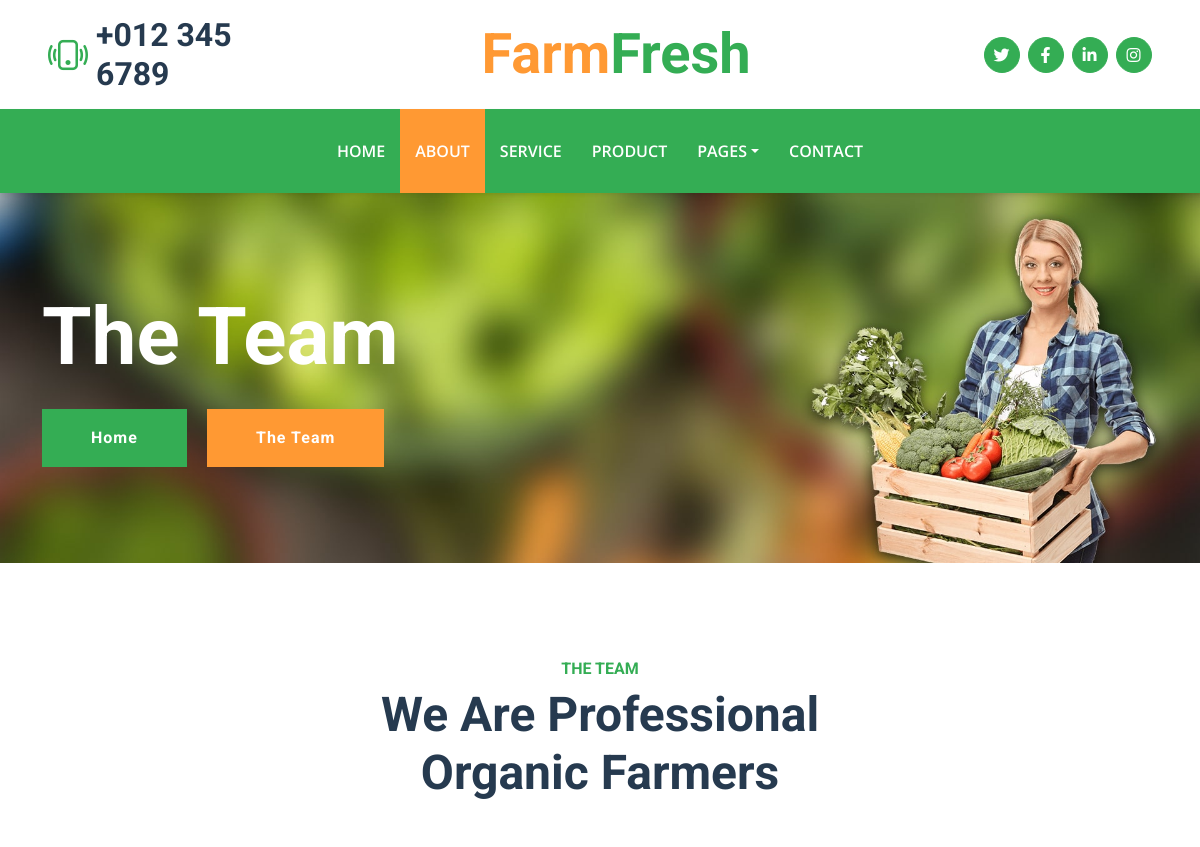
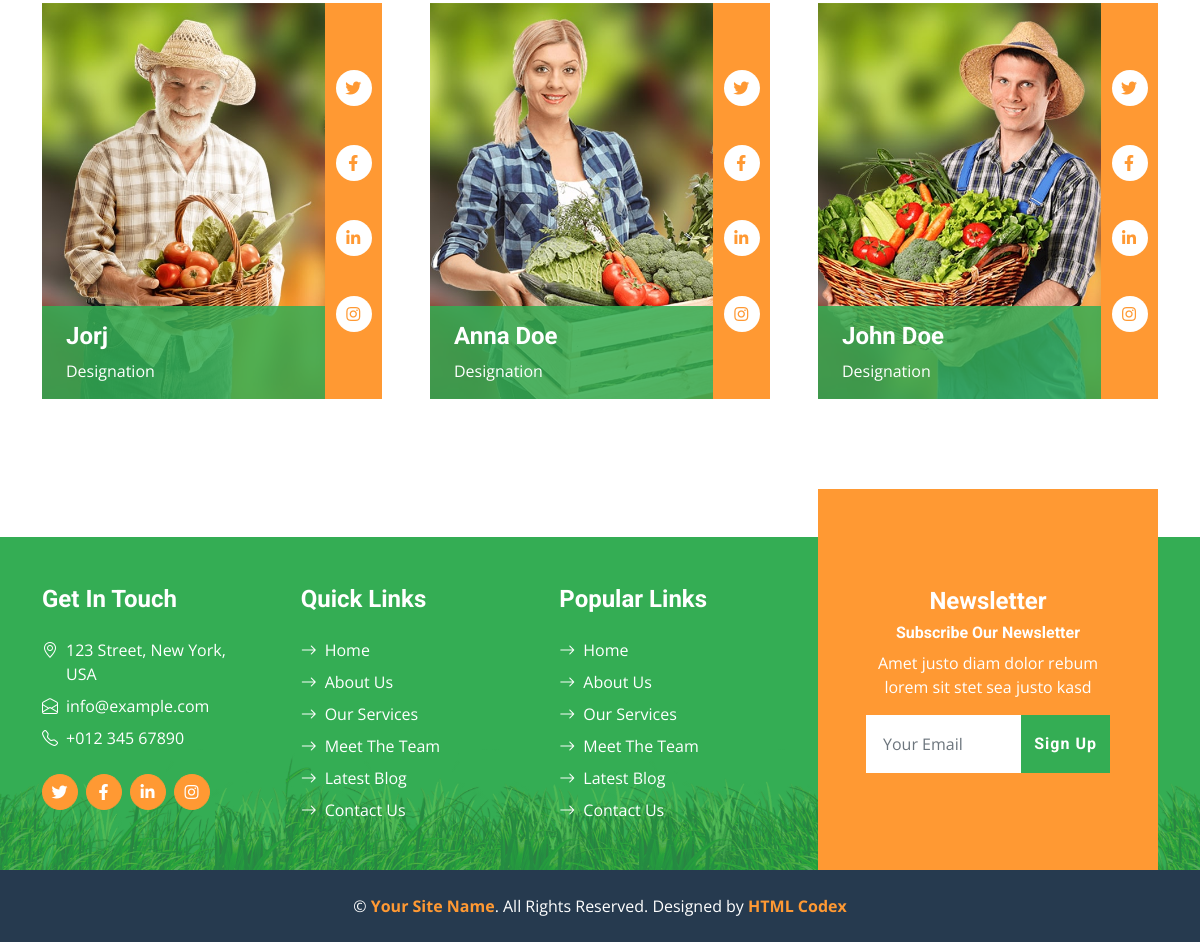
The app's page /team with its own data (2 pictures, top to bottom).
### farmapp/models.py (models this page shows, shortened)
class Farmers(models.Model):
    name =  models.CharField(max_length=200)
    job = models.CharField(max_length=200)
    img = models.ImageField(upload_to='farmers/')
    slug = models.SlugField(max_length=200)

### farmapp/views.py (the view)
# urls.py: path('team', team, name='team'),
def team(request):
    team = Farmers.objects.all()
    context = {
        'team' : team
    }
    return render(request, 'team.html', context=context)

### templates/team.html
{% extends "base.html" %}
{% load static %}
{% block content %}
    <div class="container-fluid bg-primary py-5 bg-hero mb-5">
        <div class="container py-5">
            <div class="row justify-content-start">
                <div class="col-lg-8 text-center text-lg-start">
                    <h1 class="display-1 text-white mb-md-4">The Team</h1>
                    <a href="" class="btn btn-primary py-md-3 px-md-5 me-3">Home</a>
                    <a href="" class="btn btn-secondary py-md-3 px-md-5">The Team</a>
                </div>
            </div>
        </div>
    </div>
    <div class="container-fluid py-5">
        <div class="container">
            <div class="mx-auto text-center mb-5" style="max-width: 500px;">
                <h6 class="text-primary text-uppercase">The Team</h6>
                <h1 class="display-5">We Are Professional Organic Farmers</h1>
            </div>
            <div class="row g-5">
                {% for tea in team %}
                <div class="col-lg-4 col-md-6">
                    <div class="row g-0">
                        <div class="col-10">
                            <div class="position-relative">
                                <img class="img-fluid w-100" src="{{ tea.img.url }}" alt="">
                                <div class="position-absolute start-0 bottom-0 w-100 py-3 px-4" style="background: rgba(52, 173, 84, .85);">
                                    <h4 class="text-white">{{ tea.name }}</h4>
                                    <span class="text-white">{{ tea.job }}</span>
                                </div>
                            </div>
                        </div>
                        <div class="col-2">
                            <div class="h-100 d-flex flex-column align-items-center justify-content-around bg-secondary py-5">
                                <a class="btn btn-square rounded-circle bg-white" href="#"><i class="fab fa-twitter text-secondary"></i></a>
                                <a class="btn btn-square rounded-circle bg-white" href="#"><i class="fab fa-facebook-f text-secondary"></i></a>
                                <a class="btn btn-square rounded-circle bg-white" href="#"><i class="fab fa-linkedin-in text-secondary"></i></a>
                                <a class="btn btn-square rounded-circle bg-white" href="#"><i class="fab fa-instagram text-secondary"></i></a>
                            </div>
                        </div>
                    </div>
                </div>
                {% endfor %}
            </div>
        </div>
    </div>
{% endblock content %}

### static/css/style.css (style rules this page uses)
:root { --primary: #34AD54; --secondary: #FF9933; --light: #F6FFF2; --dark: #263A4F; }
.btn { font-family: 'Roboto', sans-serif; letter-spacing: 1px; font-weight: 700; transition: .5s; }
.btn-primary, .btn-secondary { color: #FFFFFF; }
.btn-square { width: 36px; height: 36px; }
.btn-square, .btn-sm-square, .btn-lg-square { padding-left: 0; padding-right: 0; text-align: center; }
.bg-hero { background: url(../img/carousel-1.jpg) top right no-repeat; background-size: cover; }

### records on screen
Farmers: img (picture), name "Jorj", job "Designation"
Farmers: img (picture), name "Anna Doe", job "Designation"
Farmers: img (picture), name "John Doe", job "Designation"
